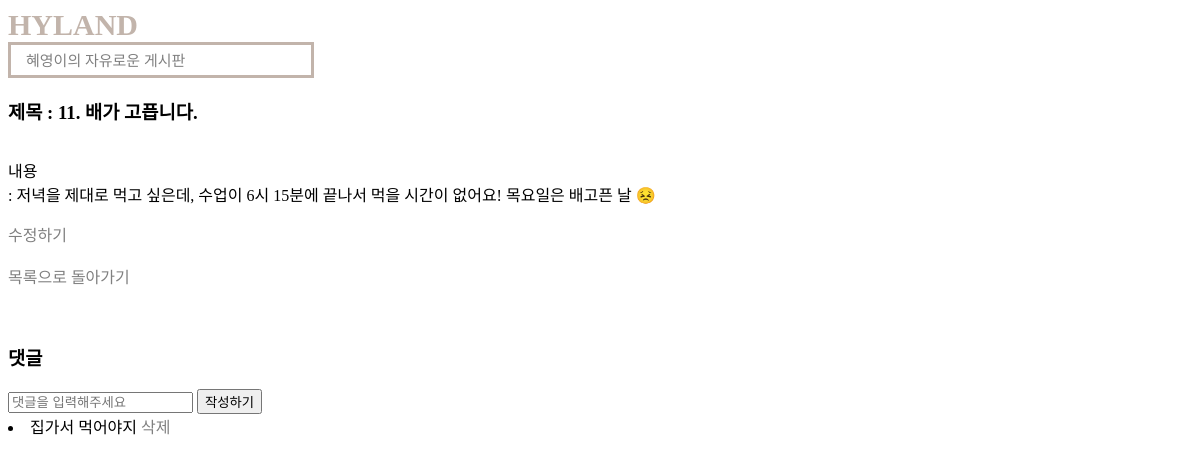
Screenshot of /detail/11 with the database file from the repository.
### app/models.py (models this page shows, shortened)
class Post(models.Model):
    title = models.CharField(max_length=50)
    content = models.TextField()
    date = models.DateTimeField(auto_now_add=True)
    hits = models.PositiveIntegerField(default=0)
    class Meta:
        ordering = ['-id']
    @property
    def click(self):
        self.hits +=1
        self.save()

class Comment(models.Model):
    post = models.ForeignKey(Post, on_delete=models.CASCADE, related_name='comments')
    content = models.TextField()

### app/views.py (the view, shortened to what this page needs)
# urls.py: path('detail/<int:post_pk>', views.detail_page, name='detail_page'),
def detail_page(request, post_pk):
    post = Post.objects.get(pk=post_pk)
    post.click
    return render(request, 'app/detail_page.html', {'post': post})

### app/templates/app/detail_page.html (shortened to what this page needs)
{% extends 'app/base.html' %}
{% block css %}
{% load static %}
<link rel="stylesheet" href="{% static 'app/detail_page.css' %}">
{% endblock css %}
{% block content%}
<div class="post-title">
    <h3> 제목 : {{post.title}}</h3>
    </div>
    <div class="post-content">
    <p> 내용<br>: {{post.content}}</p>
    </div>
    <a href="{% url 'edit_page' post.pk %}">수정하기</a>
    <br>
    <a href="{% url 'list_page' %}">목록으로 돌아가기</a>
    <br><br>
    <h3>댓글</h3>
    <form method="POST">
        <input type="text" name="content" placeholder="댓글을 입력해주세요">
        <button type="submit">작성하기</button>
    </form>
    {% for comment in post.comments.all %}
        <li>
            {{comment.content}}
                <a href="{% url 'delete-comment' post.pk comment.pk %}">삭제</a>
        </li>
    {% endfor %}
</div>
{% endblock content %}

### app/static/app/detail_page.css (style rules this page uses)
a { text-decoration: none; color: gray; }

### rows the page displays
Post: title "11. 배가 고픕니다.", content "저녁을 제대로 먹고 싶은데, 수업이 6시 15분에 끝나서 먹을 시간이 없어요! 목요일은 배고픈 날 😣"
Comment: content "집가서 먹어야지"
